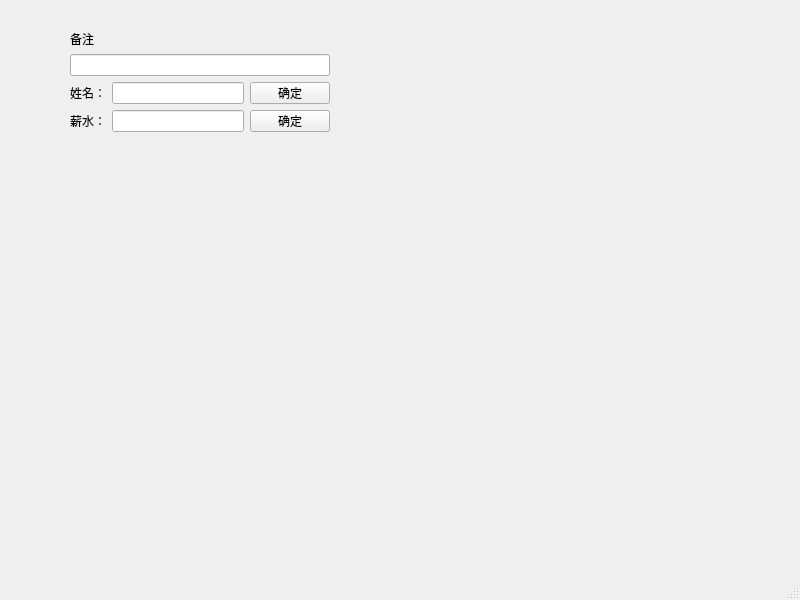
<?xml version="1.0" encoding="UTF-8"?>
<ui version="4.0">
 <class>MainWindow</class>
 <widget class="QMainWindow" name="MainWindow">
  <property name="geometry">
   <rect>
    <x>0</x>
    <y>0</y>
    <width>800</width>
    <height>600</height>
   </rect>
  </property>
  <property name="windowTitle">
   <string>MainWindow</string>
  </property>
  <widget class="QWidget" name="centralwidget">
   <widget class="QWidget" name="">
    <property name="geometry">
     <rect>
      <x>70</x>
      <y>30</y>
      <width>260</width>
      <height>102</height>
     </rect>
    </property>
    <layout class="QVBoxLayout" name="verticalLayout">
     <item>
      <widget class="QLabel" name="label">
       <property name="text">
        <string>备注</string>
       </property>
      </widget>
     </item>
     <item>
      <widget class="QLineEdit" name="lineEdit"/>
     </item>
     <item>
      <layout class="QHBoxLayout" name="horizontalLayout_2">
       <item>
        <widget class="QLabel" name="label_2">
         <property name="text">
          <string>姓名：</string>
         </property>
        </widget>
       </item>
       <item>
        <widget class="QLineEdit" name="lineEdit_2"/>
       </item>
       <item>
        <widget class="QPushButton" name="pushButton">
         <property name="text">
          <string>确定</string>
         </property>
        </widget>
       </item>
      </layout>
     </item>
     <item>
      <layout class="QHBoxLayout" name="horizontalLayout">
       <item>
        <widget class="QLabel" name="label_3">
         <property name="text">
          <string>薪水：</string>
         </property>
        </widget>
       </item>
       <item>
        <widget class="QLineEdit" name="lineEdit_3"/>
       </item>
       <item>
        <widget class="QPushButton" name="pushButton_2">
         <property name="text">
          <string>确定</string>
         </property>
        </widget>
       </item>
      </layout>
     </item>
    </layout>
   </widget>
  </widget>
  <widget class="QMenuBar" name="menubar">
   <property name="geometry">
    <rect>
     <x>0</x>
     <y>0</y>
     <width>800</width>
     <height>23</height>
    </rect>
   </property>
  </widget>
  <widget class="QStatusBar" name="statusbar"/>
 </widget>
 <resources/>
 <connections/>
</ui>
